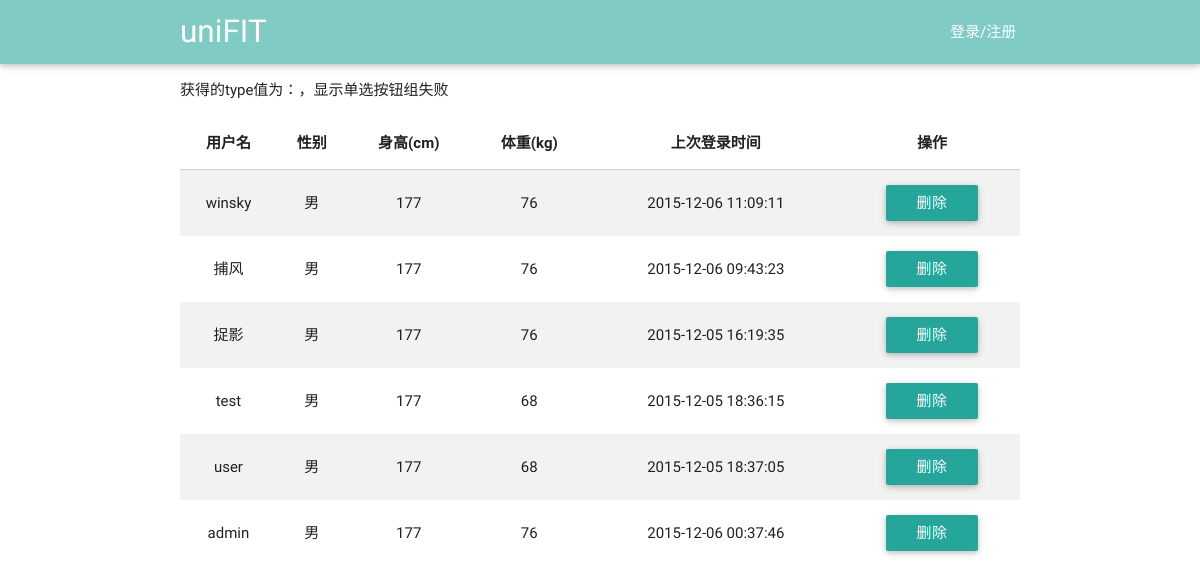
The app's page /view/userManage.php, older data.
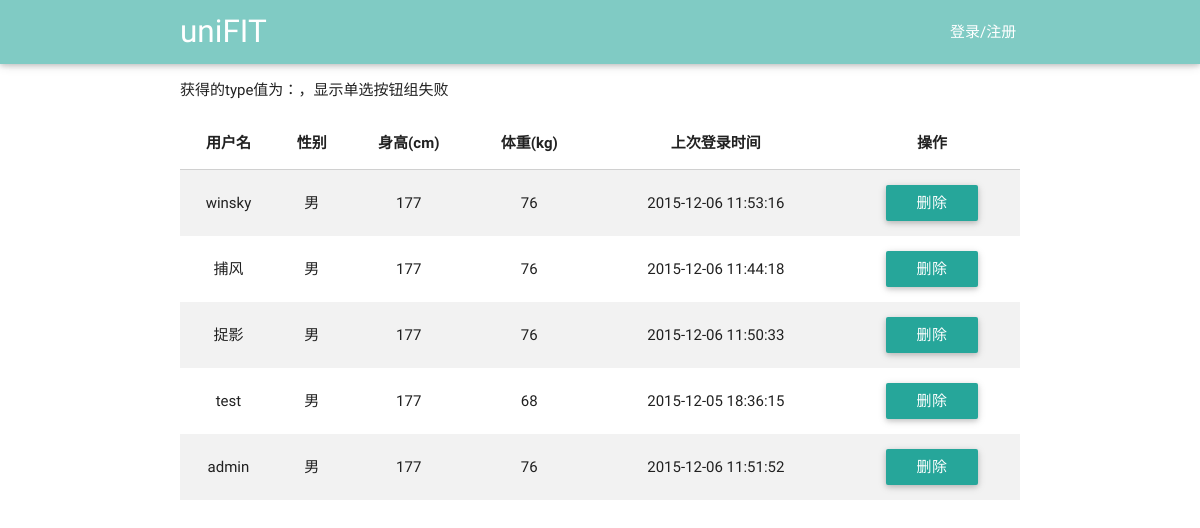
The same page, newer data.
### tables this page shows
CREATE TABLE user(id integer primary key,userName varchar(40),password int, type varchar(20) ,age int,sex varchar(20),height int,weight int,telephone varchar(40), email varchar(40),lastLoadTime date default '—');

### service/UserService.php (called while the page is built, shortened)
<?php
require_once('../utils/SqliteHelper.php');
class UserService {
    var $db_user_base_info = "user";
    var $DB = null;
    public function __construct() {
        $this->DB = new SqliteHelper('../data.db');
    }
    public function getUserList($type) {
        if ($type === 'doctor-coach') {
            $sql = "select * from " . $this->db_user_base_info . " where type ='doctor' or type='coach'";
        } else if ($type != "user" && $type != "admin" && $type != "doctor" && $type != "coach") {
            $sql = "select * from " . $this->db_user_base_info;
        } else {
            $sql = "select * from " . $this->db_user_base_info . " where type ='" . $type . "'";
        }
        return $this->DB->getList($sql);
    }
}

### utils/SqliteHelper.php (called while the page is built, shortened)
<?php
class SqliteHelper {
    function __construct($file) {
        try {
            $this->conn = new PDO('sqlite:' . $file);
        } catch (PDOException $e) {
            try {
                $this->conn = new PDO('sqlite2:' . $file);
            } catch (PDOException $e) {
                exit('error!');
            }
        }
    }
    function __destruct() {
        $this->conn = null;
    }
    function query($sql) {
        return $this->conn->query($sql);
    }
    function getList($sql) {
        $recordList = array();
        foreach ($this->RecordArray($sql) as $rstmp) {
            $recordList[] = $rstmp;
        }
        return $recordList;
    }
    function RecordArray($sql) {
        return $this->query($sql)->fetchAll();
    }
}

### view/userManage.php (the view, shortened to what this page needs)
<!DOCTYPE html>
<html lang="en">
<head>
    <link href="../css/material_icons.css" rel="stylesheet" media="screen,projection">
    <link href="../css/materialize.css" type="text/css" rel="stylesheet" media="screen,projection"/>
    <link href="../css/style.css" type="text/css" rel="stylesheet" media="screen,projection"/>
</head>
<body onload="write_header();">
<header></header>
<div class="main container">
    <?php
    $type = $_GET['type'];
    ?>
    <div class="userType">
        <ul style="list-style:none;" onchange="chooseType()">
            <?php
            if ($type == "all") {
                echo '
                    <li style="float: left;margin-left: 150px;">
                        <input class="with-gap" name="types" type="radio" id="all" value="all" checked/>
                        <label for="all">全部</label>
                    </li>
                    <li style="float: left;margin-left: 200px;">
                        <input class="with-gap" name="types" type="radio" id="user"value="user"/>
                        <label for="user">个人用户</label>
                    </li>
                    <li style="float: left;margin-left: 200px;">
                        <input class="with-gap" name="types" type="radio" id="doctor-coach" value="doctor-coach" />
                        <label for="doctor-coach">医生教练</label>
                    </li>
                ';
            } else {
                echo "获得的type值为：", $type, "，显示单选按钮组失败";
            }
            ?>
        </ul>
    </div>
    <table class="striped centered responsive-table" id="userInfo">
        <thead>
        <tr>
            <th data-field="userName" onclick="sortTable('userInfo',0,0);" id="userName">用户名</th>
            <th data-field="sex" onclick=" sortTable('userInfo',2,0);" id="sex">性别</th>
            <th data-field="height" onclick=" sortTable('userInfo',3,'int');" id="height">身高(cm)</th>
            <th data-field="weight" onclick=" sortTable('userInfo',4,'int');" id="weight">体重(kg)</th>
            <th data-field="lastLoadTime" onclick=" sortTable('userInfo',5,'date');" id="lastLoadTime">上次登录时间</th>
            <th data-field="action">操作</th>
        </tr>
        </thead>
        <tbody>
        <?php
        require_once("../service/UserService.php");
        $user = new UserService();
        $result = $user->getUserList($type);
        foreach ($result as $row) {
            $userName = $row['userName'];
            $sex = $row['sex'];
            $height = $row['height'];
            $weight = $row['weight'];
            $lastLoadTime = $row['lastLoadTime'];
            ?>
            <tr>
                <td onclick='showDetail(this)'><?php echo $userName; ?></td>
                <td onclick='showDetail(this)'><?php echo $sex; ?></td>
                <td onclick='showDetail(this)'><?php echo $height; ?></td>
                <td onclick='showDetail(this)'><?php echo $weight; ?></td>
                <td onclick='showDetail(this)'><?php echo $lastLoadTime; ?></td>
                <td>
                    <button class="btn" onclick="deleteUser(this);">删除</button>
                </td>
            </tr>
            <?php
        }
        ?>
        </tbody>
    </table>
</div>
</body>
</html>

Row changes from the older to the newer data that the page shows:
removed user: userName "user", sex "男", height "177", weight "68", lastLoadTime "2015-12-05 18:37:05"
changed user "winsky": lastLoadTime "2015-12-06 11:09:11" → "2015-12-06 11:53:16"
changed user "捕风": lastLoadTime "2015-12-06 09:43:23" → "2015-12-06 11:44:18"
changed user "捉影": lastLoadTime "2015-12-05 16:19:35" → "2015-12-06 11:50:33"
changed user "admin": lastLoadTime "2015-12-06 00:37:46" → "2015-12-06 11:51:52"
